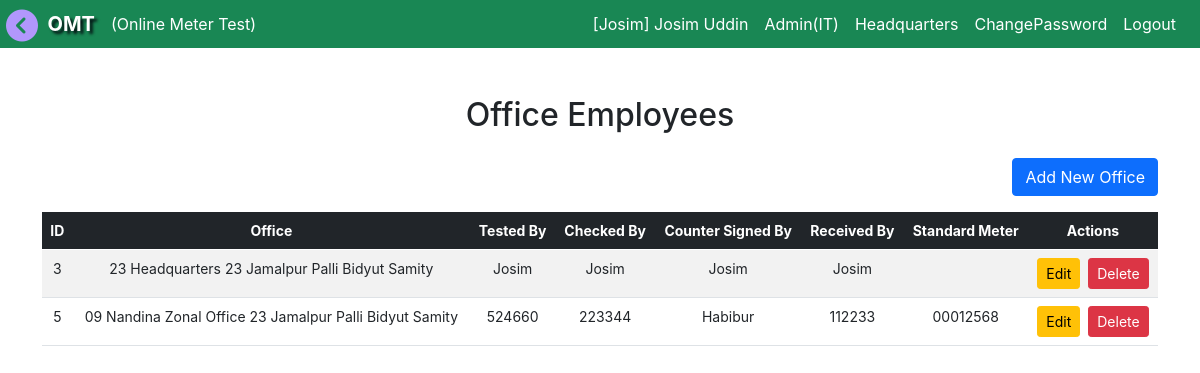
/accounts/ (signed in), run on the app's committed database.
### accounts/models.py (models this page shows, shortened)
class CustomUser(AbstractUser):
    ROLE_CHOICES = (
        ('admin', 'Admin'),
        ('MT', 'MT'),
        ('MTS', 'MTS'),
        ('IT', 'IT'),
        ('AGM', 'AGM'),
        ('DGM', 'DGM'),
        ('BS', 'BS'),
        ('BA', 'BA'),
        ('JE', 'JE'),
        ('LT', 'LT'),
        ('LM', 'LM'),
        ('user', 'User'),
    )
    username = models.CharField(max_length=100, unique=True)
    role = models.CharField(max_length=10, choices=ROLE_CHOICES, default='user')
    office = models.ForeignKey(Office, on_delete=models.CASCADE, null=True, blank=True)
    mobile = models.CharField(max_length=30, unique=True, blank=True, null=True)
    designation = models.ForeignKey(Designation, on_delete=models.SET_NULL, null=True, blank=True)
    training_id = models.CharField(max_length=30, unique=True, blank=True, null=True)
    date = models.DateField(auto_now_add=False, auto_now=False, default=today)
    sign_image = models.ImageField(upload_to='images/', null=True, blank=True)
    updated_by = models.CharField(max_length=100, blank=True, null=True)
    password_changed_at = models.DateTimeField(auto_now=True)  # Auto-updates on save
    def save(self, *args, **kwargs):
        if self.pk:
            original_user = CustomUser.objects.get(pk=self.pk)
            if original_user.password != self.password:
                self.password_changed_at = timezone.now()
        super().save(*args, **kwargs)

class Designation(models.Model):
    title = models.CharField(max_length=50, null=True, blank=True)
    details = models.CharField(max_length=50, null=True, blank=True)
    def __str__(self):
    	return self.title

class Office(models.Model):
	pbs = models.ForeignKey(Pbs, on_delete=models.CASCADE, blank=True, null=True)
	office_name =  models.CharField(max_length=255, null=True, blank=True)
	office_code = models.CharField(max_length=10, null=True, default="0")
	catagory = models.CharField(max_length=150, blank=True, null=True, choices= item_choice)
	updated_by = models.CharField(max_length=100, blank=True, null=True)
	def __str__(self):
		title = str(self.office_code) +' '+ str(self.office_name) +' '+ str(self.pbs)
		return title

class OfficeEmp(models.Model):
    office = models.OneToOneField(Office, on_delete=models.CASCADE)
    tested_by = models.ForeignKey(CustomUser, on_delete=models.CASCADE, blank=True, null=True, related_name="office_tested_by")
    checked_by = models.ForeignKey(CustomUser, on_delete=models.CASCADE, blank=True, null=True, related_name="office_checked_by")
    counter_sign_by = models.ForeignKey(CustomUser, on_delete=models.CASCADE, blank=True, null=True, related_name="office_counter_sign_by")
    received_by =  models.ForeignKey(CustomUser, on_delete=models.CASCADE, blank=True, null=True, related_name="office_received_by")
    standered_meter = models.ForeignKey(Standard_Meter, on_delete=models.CASCADE, blank=True, null=True)
    updated_by = models.CharField(max_length=100, blank=True, null=True)

class Pbs(models.Model):
	pbs_code = models.CharField(max_length=10, null=True, blank=True, default="0")
	pbs_name = models.CharField(max_length=150, null=True, blank=True, default="default_pbs")
	updated_by = models.CharField(max_length=100, blank=True, null=True)
	def __str__(self):
		title = str(self.pbs_code) +' '+str(self.pbs_name)
		return title

class Standard_Meter(models.Model):
    office = models.ForeignKey(Office, on_delete=models.CASCADE, default=default_office, blank=True, null=True)
    std_serial = models.CharField(max_length=20, blank=True, null=True)
    std_name = models.CharField(max_length=20, blank=True, null=True)
    std_kh = models.CharField(max_length=5, blank=True, null=True)
    from_date = models.DateField(auto_now_add=False, default=today)
    updated_by = models.CharField(max_length=100, blank=True, null=True)

### accounts/decorators.py (the view)
        def _wrapped_view(request, *args, **kwargs):
            if request.user.role in allowed_roles:
                return view_func(request, *args, **kwargs)
            elif request.headers.get('x-requested-with') == 'XMLHttpRequest':
                print("ooooooooooooo")
                data = {"status":"failed", "message":"দুঃখিত, এই পরিবর্তনটি করতে আপনি অনুমতি প্রাপ্ত নন।"}
                return JsonResponse(data, safe=False)
            else:
            	raise PermissionDenied

### accounts/views.py (called while the page is built)
@login_required
@role_required(['admin', 'IT'])          #For user Group test
def office_emp_list(request):
    if  request.user.role == 'IT':
        office_emps = OfficeEmp.objects.filter(office__pbs=request.user.office.pbs)
    else:
        office_emps = OfficeEmp.objects.filter(office=request.user.office)
    return render(request, 'accounts/office_emp_list.html', {'office_emps': office_emps})

### accounts/templates/accounts/office_emp_list.html (shortened to what this page needs)
{% extends 'base.html' %}
{% block content %}
<div class="container mt-5">
    <h2 class="mb-4">Office Employees</h2>
    <div class="d-flex justify-content-end mb-3">
        <a href="{% url 'office_emp_create' %}" class="btn btn-primary"> Add New Office</a>
    </div>
    <table class="table table-striped table-hover">
        <thead class="table-dark">
            <tr>
                <th scope="col">ID</th>
                <th scope="col">Office</th>
                <th scope="col">Tested By</th>
                <th scope="col">Checked By</th>
                <th scope="col">Counter Signed By</th>
                <th scope="col">Received By</th>
                <th scope="col">Standard Meter</th>
                <th scope="col">Actions</th>
            </tr>
        </thead>
        <tbody>
            {% for emp in office_emps %}
            <tr>
                <td>{{ emp.id }}</td>
                <td>{{ emp.office }}</td>
                <td>{{ emp.tested_by }}</td>
                <td>{{ emp.checked_by }}</td>
                <td>{{ emp.counter_sign_by }}</td>
                <td>{{ emp.received_by }}</td>
                <td>{{ emp.standered_meter.std_serial }}</td>
                <td>
                    <a href="{% url 'office_emp_update' emp.id %}" class="btn btn-sm btn-warning me-1">Edit</a>
                    <a href="{% url 'office_emp_delete' emp.id %}" class="btn btn-sm btn-danger">Delete</a>
                </td>
            </tr>
            {% endfor %}
        </tbody>
    </table>
</div>
{% endblock %}

### templates/navbar.html (shortened to what this page needs)
<nav class="navbar navbar-expand-sm navbar-dark bg-success text-white justify-content-end p-1" id="navbar">
  <div class="container-fluid">
    &nbsp; &nbsp; &nbsp; &nbsp;<span class="navbar-brand"><b style="text-shadow: 3px 3px 3px rgba(0, 0, 10, 0.9);">OMT</b></span>
    <div class="collapse navbar-collapse" id="navbarSupportedContent">
      {% if user.is_authenticated %}
        {% if role == 'MT' or role == 'MTS' %}
      <ul class="navbar-nav me-auto">
        <li class="nav-item dropdown">
          <span class="nav-link dropdown-toggle" href="#" id="navbarDropdown" role="button" data-bs-toggle="dropdown" aria-expanded="false">
            Test Data
          </span>
          <ul class="dropdown-menu" aria-labelledby="navbarDropdown">
            <li><a class="dropdown-item" href="{% url 'test_input' %}">New Test</a></li>
            <li><a class="dropdown-item" href="{% url 'test_report_multi' %}">Test Report</a></li>
            <li><a class="dropdown-item" href="{% url 'test_report_multi_search' %}">Search</a></li>
          </ul>
        </li>
        <li class="nav-item dropdown">
          <span class="nav-link dropdown-toggle" href="#" id="navbarDropdown" role="button" data-bs-toggle="dropdown" aria-expanded="false">
            Register
          </span>
          <ul class="dropdown-menu" aria-labelledby="navbarDropdown">
            <li><a class="dropdown-item" href="{% url 'issue_item' %}">Meter Issue</a></li>
            <li><a class="dropdown-item" href="{% url 'issue_seal' %}">Seal Issue</a></li>
            <li><hr class="dropdown-divider"></li>
            <li><a class="dropdown-item" href="{% url 'meter_issue_list' %}">Meter Record Book Register</a></li>
            <li><a class="dropdown-item" href="{% url 'seal_issue_list' %}">Seal Issue Register</a></li>
          </ul>
        </li>
        <li class="nav-item dropdown">
          <span class="nav-link dropdown-toggle" href="#" id="navbarDropdown" role="button" data-bs-toggle="dropdown" aria-expanded="false">
            Balance
          </span>
          <ul class="dropdown-menu" aria-labelledby="navbarDropdown">
            <li><a class="dropdown-item" href="{% url 'balance' %}">Balance</a></li>
            <li><a class="dropdown-item" href="{% url 'receive_item' %}">Receive All</a></li>
            <li><a class="dropdown-item" href="{% url 'issue_item_to_bl' %}">Send Item</a></li>
          </ul>
        </li>
        <li class="nav-item dropdown">
          <span class="nav-link dropdown-toggle" href="#" id="navbarDropdown" role="button" data-bs-toggle="dropdown" aria-expanded="false">
            More
          </span>
          <ul class="dropdown-menu" aria-labelledby="navbarDropdown">
            <li><a class="dropdown-item" href="{% url 'signup' %}">Add Employee</a></li>
            <li><a class="dropdown-item" href="{% url 'register' %}">Despass</a></li>
          </ul>
        </li>
      </ul>
      {% else %}
        (Online Meter Test)
      {% endif %}
      <ul class="navbar-nav ms-auto">
        <li class="nav-item">
          <a class="nav-link text-white text-nowrap" href="{% url 'profile' %}">[{{request.user.username}}]  {{request.user.first_name}} {{request.user.last_name}}</a>
        </li>
        <li class="nav-item">
          <a class="nav-link text-white text-nowrap" href="{% url 'profile' %}">{{request.user.designation}}</a>
        </li>
        <li class="nav-item">
          <a class="nav-link text-white text-nowrap" href="{% url 'profile' %}">{{request.user.office.office_name}}</a>
        </li>
        <li class="nav-item">
          <a class="nav-link text-white" href="{% url 'password_change' %}">ChangePassword</a>
        </li>
        <li class="nav-item">
          <a class="nav-link text-white" href="{% url 'logout' %}">Logout</a>
        </li>
      </ul>
      {% else %}
      <ul class="navbar-nav ms-auto">
        <li class="nav-item">
          <a class="nav-link text-white" href="{% url 'login' %}">Login</a>
        </li>
      </ul>
      {% endif %}
    </div>
  </div>
</nav>

### accounts/templates/accounts/office_emp_list.html (style rules this page uses)
.container { font-size: 14px; text-align: center; vertical-align: center; }

### data on the page
CustomUser: user.username "Josim", user.first_name "Josim", user.last_name "Uddin", user.designation "Admin(IT)", user.office.office_name "Headquarters"
OfficeEmp: id "3", office "23 Headquarters 23 Jamalpur Palli Bidyut Samity", tested_by "Josim", checked_by "Josim", counter_sign_by "Josim", received_by "Josim"
OfficeEmp: id "5", office "09 Nandina Zonal Office 23 Jamalpur Palli Bidyut Samity", tested_by "524660", checked_by "223344", counter_sign_by "Habibur", received_by "112233", standered_meter.std_serial "00012568"
